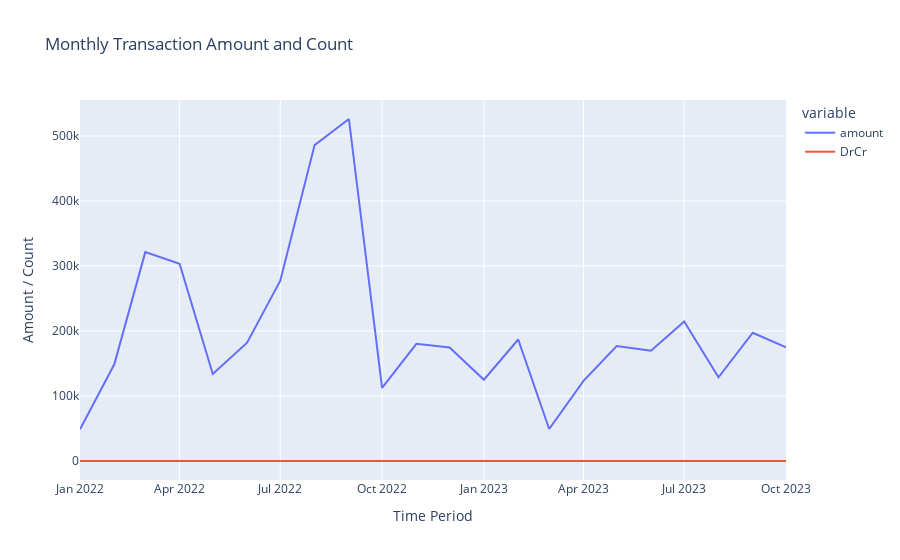

Notebook code for this chart:
### Code cell
import plotly.express as px

# Convert 'date' column to datetime format
bank_data['date'] = pd.to_datetime(bank_data['date'])

# Create a 'Period' column as string for Plotly compatibility
bank_data['Period'] = bank_data['date'].dt.to_period('M').astype(str)

# Group data by 'Period' to calculate transaction amount and counts
monthly_transactions = bank_data.groupby('Period').agg({'amount': 'sum', 'DrCr': 'count'}).reset_index()

# Plot the visualization
fig = px.line(
    monthly_transactions, 
    x='Period', 
    y=['amount', 'DrCr'], 
    title='Monthly Transaction Amount and Count', 
    labels={'value': 'Amount / Count', 'Period': 'Time Period'}
)
fig.show()

### Figure 1 — Plotly figure (JSON) as saved in the notebook; plotly's stock layout.template omitted (floating-point values rounded to 4 significant figures)
{"data": [{"hovertemplate": "variable=amount<br>Time Period=%{x}<br>Amount / Count=%{y}<extra></extra>", "legendgroup": "amount", "line": {"color": "#636efa", "dash": "solid"}, "marker": {"symbol": "circle"}, "mode": "lines", "name": "amount", "orientation": "v", "showlegend": true, "type": "scatter", "x": ["2022-01", "2022-02", "2022-03", "2022-04", "2022-05", "2022-06", "2022-07", "2022-08", "2022-09", "2022-10", "2022-11", "2022-12", "2023-01", "2023-02", "2023-03", "2023-04", "2023-05", "2023-06", "2023-07", "2023-08", "2023-09", "2023-10"], "xaxis": "x", "y": [48790.0, 148763, 321330, 303568, 134000.0, 181900.0, 277429, 486000.0, 526200.0, 112400.0, 180342, 174600.0, 125100.0, 186951, 49211, 123278, 176836, 169719, 214500.0, 128700.0, 197300.0, 175000.0], "yaxis": "y"}, {"hovertemplate": "variable=DrCr<br>Time Period=%{x}<br>Amount / Count=%{y}<extra></extra>", "legendgroup": "DrCr", "line": {"color": "#EF553B", "dash": "solid"}, "marker": {"symbol": "circle"}, "mode": "lines", "name": "DrCr", "orientation": "v", "showlegend": true, "type": "scatter", "x": ["2022-01", "2022-02", "2022-03", "2022-04", "2022-05", "2022-06", "2022-07", "2022-08", "2022-09", "2022-10", "2022-11", "2022-12", "2023-01", "2023-02", "2023-03", "2023-04", "2023-05", "2023-06", "2023-07", "2023-08", "2023-09", "2023-10"], "xaxis": "x", "y": [20, 20, 25, 16, 20, 21, 17, 27, 25, 16, 24, 29, 32, 22, 15, 23, 23, 22, 35, 24, 39, 13], "yaxis": "y"}], "layout": {"legend": {"title": {"text": "variable"}, "tracegroupgap": 0}, "title": {"text": "Monthly Transaction Amount and Count"}, "xaxis": {"anchor": "y", "domain": [0, 1], "title": {"text": "Time Period"}}, "yaxis": {"anchor": "x", "domain": [0, 1], "title": {"text": "Amount / Count"}}}}
